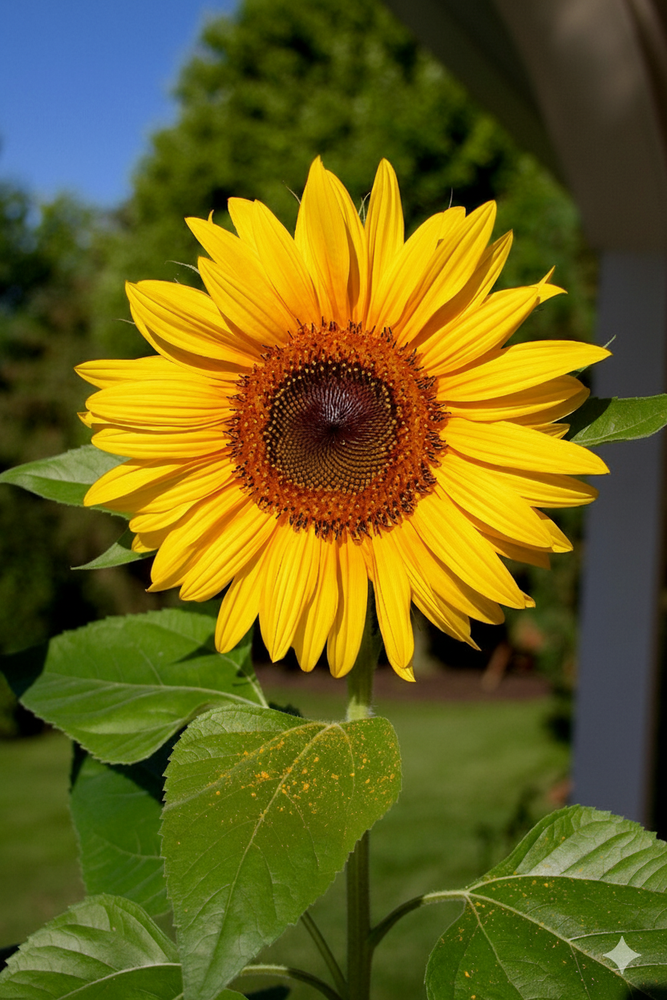
%> input picture flower.png, 667 x 1000 px, shrunk from 832 x 1248 before the run
$ octave lala.m   (GNU Octave 9; MATLAB toolbox functions it lacks are replaced by stand-ins)
%> lines starting %> are read from the running program, lines starting %| are printed output that depends on the picture; in (x1, y1, x2, y2) boxes, pixels count from 0 and x2, y2 are one past the last pixel; in counts of white or black regions, pixels touching at a corner belong together; the program's own positions count from 1
img = imread('/MATLAB Drive/Examples/flower.png');
%> img is the input picture: size 1000x667x3 uint8; mean R, G, B 103.8, 97.8, 28
figure; imshow(img); title('Original Image');

% Convert to grayscale
gray = rgb2gray(img);
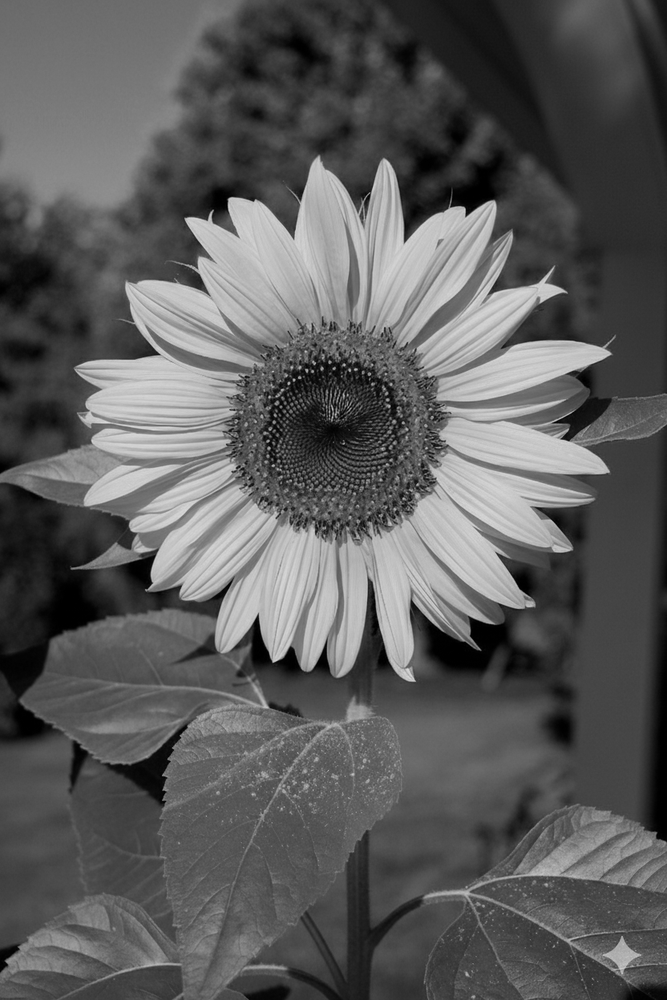
%> gray: size 1000x667 uint8; min 0, max 220, mean 91.6
figure; imshow(gray); title('Grayscale Image');

% Smooth
blurred = imgaussfilt(gray, 2);
figure; imshow(blurred); title('Smoothed Image');

% Binarize - threshold at 180 to isolate bright flower petals
bw = blurred > 161;  % Instead of 180  % Pixels brighter than 180 become white (flower)
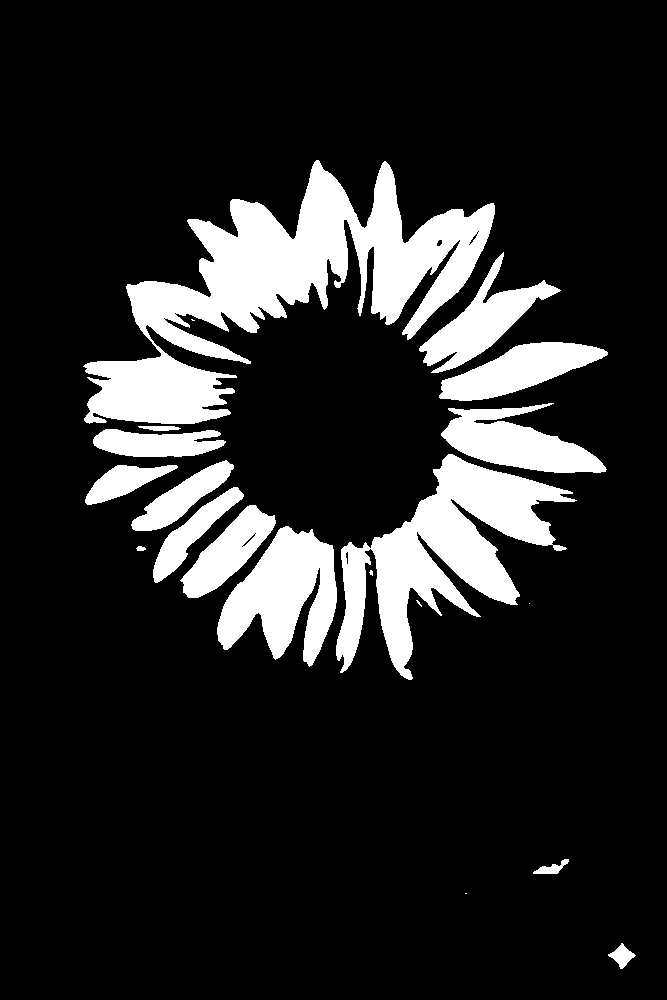
%> bw: size 1000x667 logical; 14.9% white; 20 white regions (5 under 20 px), largest, box (x1, y1, x2, y2) and area: (83, 160, 495, 424) 38436, (336, 454, 577, 680) 20409, (217, 526, 337, 667) 9686
figure; imshow(bw); title('Binary Image');

% Clean up
bw = imfill(bw, 'holes');
%> bw: size 1000x667 logical; 14.9% white; 20 white regions (5 under 20 px), largest, box (x1, y1, x2, y2) and area: (83, 160, 495, 424) 38484, (336, 454, 577, 680) 20426, (217, 526, 337, 667) 9686
bw = bwareaopen(bw, 1000);  % Remove small noise
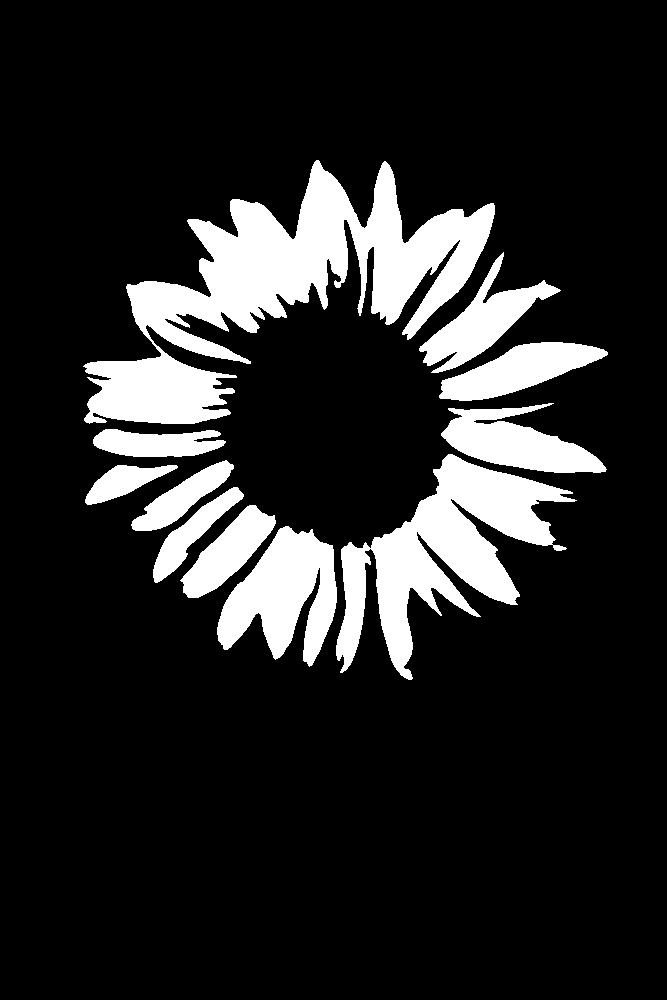
%> bw: size 1000x667 logical; 14.8% white; 11 white regions, largest, box (x1, y1, x2, y2) and area: (83, 160, 495, 424) 38484, (336, 454, 577, 680) 20426, (217, 526, 337, 667) 9686
bw = imclose(bw, strel('disk', 10));  % Close gaps between petals
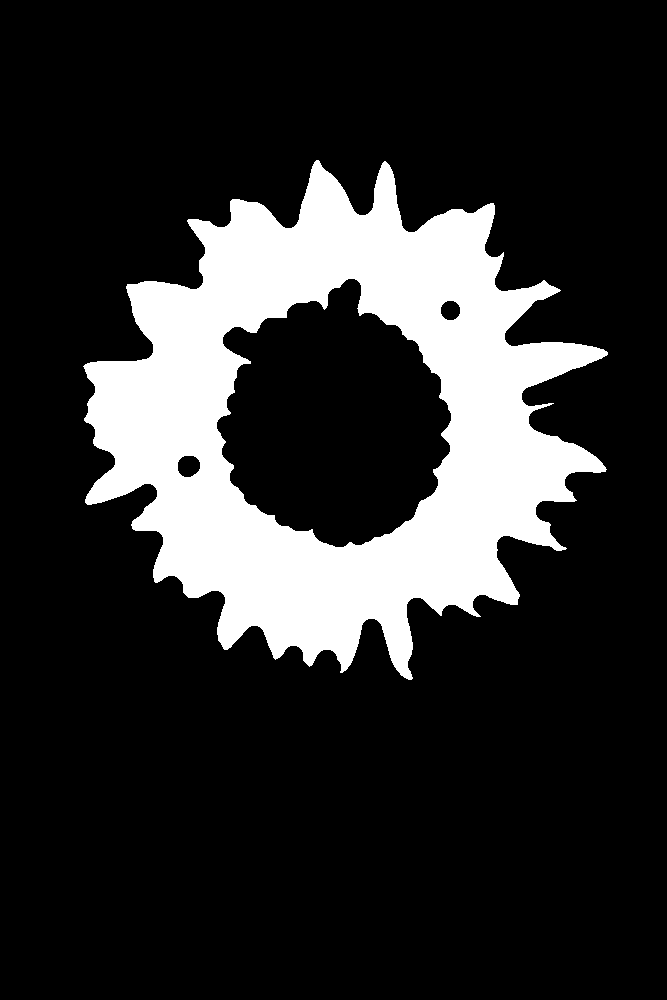
%> bw: size 1000x667 logical; 18% white; 1 white region, box (x1, y1, x2, y2) and area: (83, 160, 608, 680) 120278
figure; imshow(bw); title('Cleaned Binary Image');

% Keep only the largest object (the flower)
cc = bwconncomp(bw);
%> cc = 1 connected component
numPixels = cellfun(@numel, cc.PixelIdxList);
%> numPixels = 120278
[~, idx] = max(numPixels);
%> idx = 1
bw = false(size(bw));
bw(cc.PixelIdxList{idx}) = true;
figure; imshow(bw); title('Largest Object Only');

% Detect boundary
boundaries = bwboundaries(bw);
%> boundaries = 4 boundaries; box (x1, y1, x2, y2) and points: (83, 160, 608, 680) 2610, (217, 279, 451, 547) 823, (178, 456, 200, 477) 61, (441, 301, 460, 320) 53
figure; imshow(img); hold on;
boundary = boundaries{1};
%> boundary = 2610 rows, first 12: [367 84; 366 85; 365 86; 365 87; 364 88; 364 89; 364 90; 363 91; 363 92; 363 93; 363 94; 363 95]
plot(boundary(:,2), boundary(:,1), 'r', 'LineWidth', 3);
hold off; title('Detected Flower Boundary');
%> after `title('Detected Flower Boundary')`:
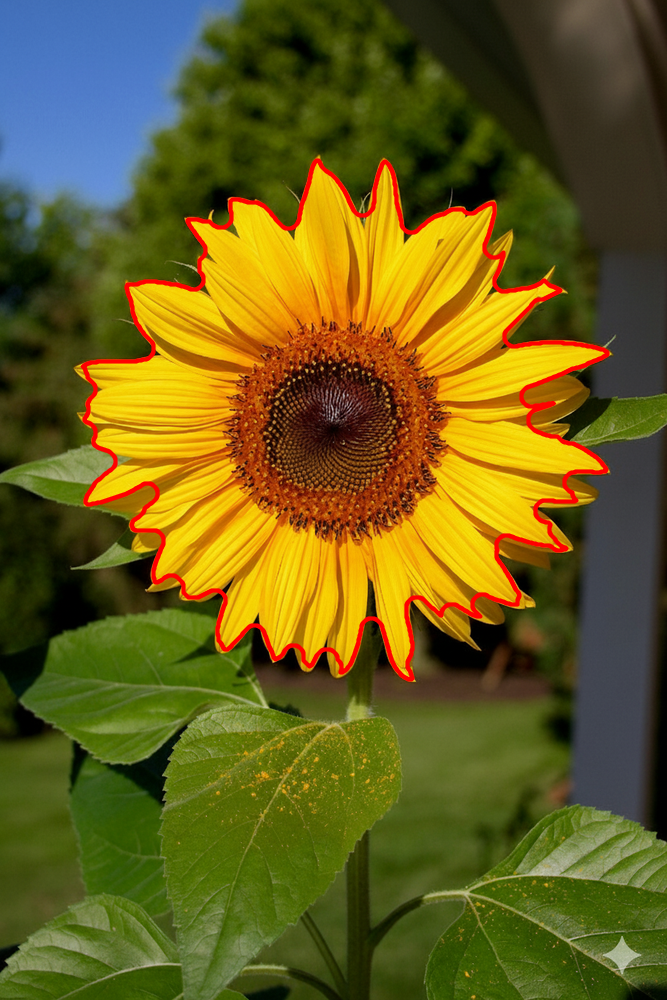
%> figure redrawn from the program's plot data; its title reads 'Detected Flower Boundary'

% Measure properties
stats = regionprops(bw, 'Area', 'Perimeter');
%> stats = 1 region; Area and Perimeter: 120278 2875.2
area = stats.Area;
%> area = 120278
perimeter = stats.Perimeter;
%> perimeter = 2875.2

fprintf('Flower Area: %.2f pixels\n', area);
%| Flower Area: 120278.00 pixels
fprintf('Flower Perimeter: %.2f pixels\n', perimeter);
%| Flower Perimeter: 2875.21 pixels
